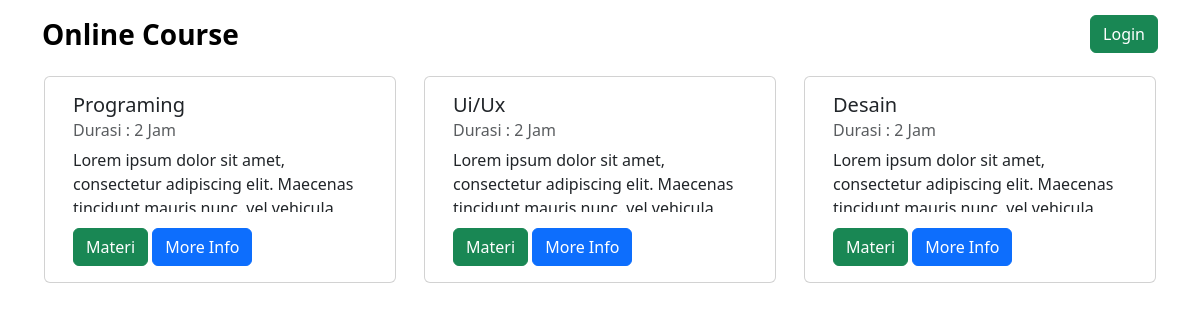
The page / on the database its author committed.
### tables this page shows
CREATE TABLE `data_course` (
  `id_course` int(3) NOT NULL,
  `judul` varchar(200) NOT NULL,
  `deskripsi` text NOT NULL,
  `link` text NOT NULL,
  `durasi` varchar(100) NOT NULL
);

### index.php (the view, shortened to what this page needs)
<!DOCTYPE html>
<?php
include("koneksi.php");
?>
<html lang="en">
<head>
  <link href="https://cdn.jsdelivr.net/npm/bootstrap@5.3.2/dist/css/bootstrap.min.css" rel="stylesheet" />
</head>
<body>
  <div class="container">
    <nav class="navbar navbar-expand-lg bg-white sticky-top">
      <a class="navbar-brand fs-3 fw-bold" href="#">Online Course</a>
      <div class="collapse navbar-collapse" id="navbarNavAltMarkup">
        <div class="navbar-nav ms-auto">
          <a href="login.php" type="button" class="btn btn-success ms-2">Login</a>
        </div>
      </div>
    </nav>
    <div class="container-card row d-flex justify-content-around buku" id="buku">
    <?php
    $query = "SELECT * FROM data_course";
    $sql = mysqli_query($koneksi, $query);
    while ($data = mysqli_fetch_array($sql)) {
    ?>
      <div class="card m-2" style="width: 22rem;">
        <div class="card-body">
          <h5 class="card-title"><?php echo $data['judul']; ?></h5>
          <h6 class="card-subtitle mb-2 text-body-secondary">Durasi : <?php echo $data['durasi']; ?></h6>
          <p class="card-text"><?php echo $data['deskripsi']; ?></p>
          <a href="<?php echo $data['link']; ?>" class="card-link btn btn-success">Materi</a>
        </div>
      </div>
    <?php
    }
    ?>
  </div>
  </div>
</body>
</html>

### index.php (style rules this page uses)
.card-text { max-height: 4em; overflow: hidden; position: relative; }

### rows shown on the page
data_course: judul "Programing", durasi "2 Jam", deskripsi "Lorem ipsum dolor sit amet, consectetur adipiscing elit. Maecenas…"
data_course: judul "Ui/Ux", durasi "2 Jam", deskripsi "Lorem ipsum dolor sit amet, consectetur adipiscing elit. Maecenas…"
data_course: judul "Desain", durasi "2 Jam", deskripsi "Lorem ipsum dolor sit amet, consectetur adipiscing elit. Maecenas…"
